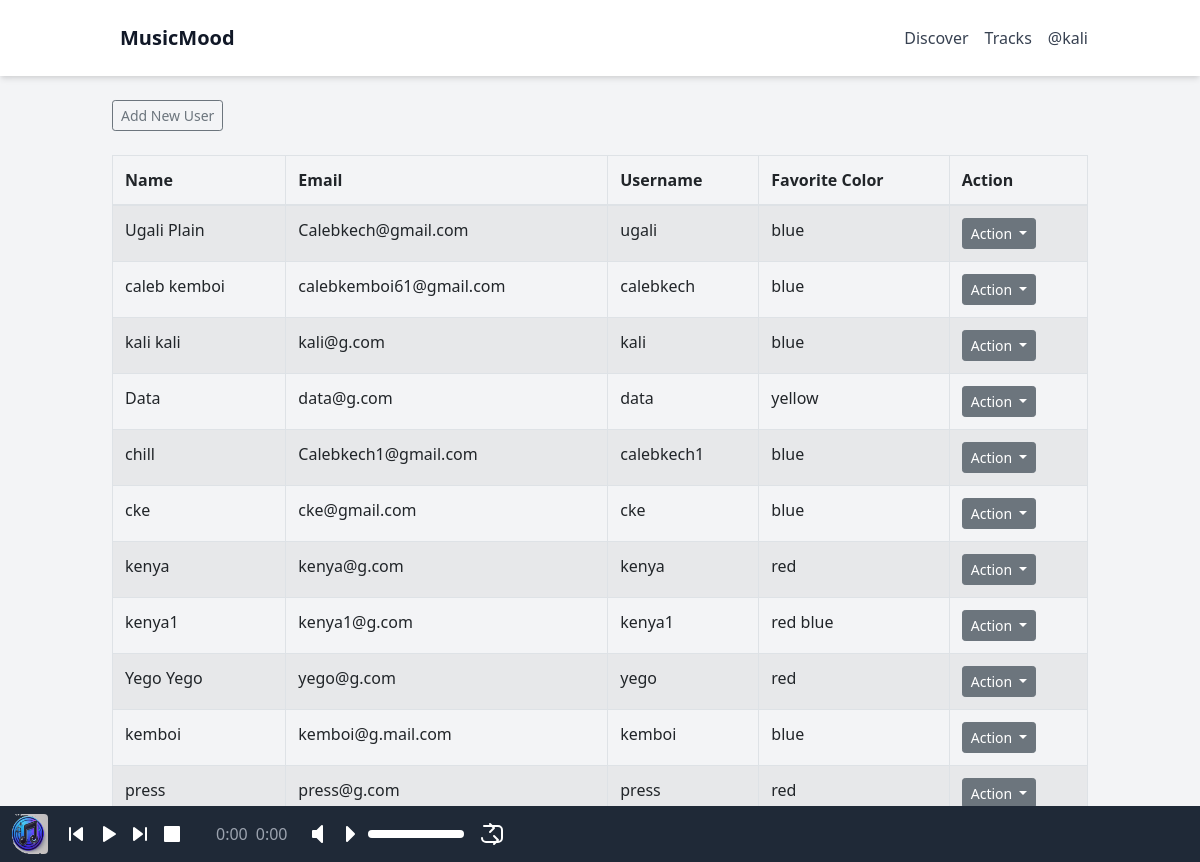
The app's page /user/user_list (signed in), older data.
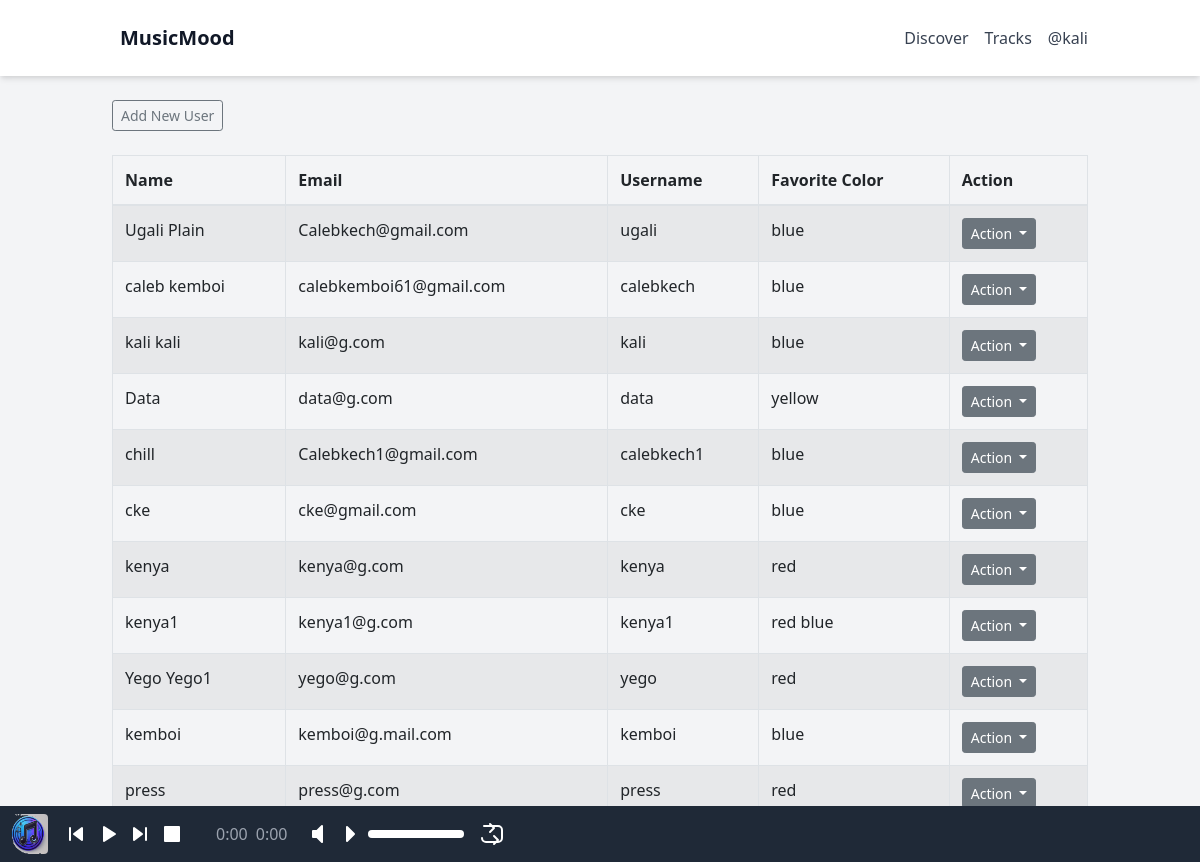
The same page, newer data.
### app/models.py (models this page shows, shortened)
class Users(db.Model, UserMixin):
    id = db.Column(db.String(36), primary_key=True, default=lambda: str(uuid.uuid4()))
    username = db.Column(db.String(20), nullable=False, unique=True)
    name = db.Column(db.String(200), nullable=False)
    email = db.Column(db.String(120), nullable=False, unique=True)
    favorite_color = db.Column(db.String(120))
    date_added = db.Column(db.DateTime, nullable=False, default=datetime.utcnow)
    profile_pic = db.Column(db.String(255), nullable=True)
    is_admin = db.Column(db.Boolean, default=False)
    is_creater = db.Column(db.Boolean, default=False)
    playlists = db.relationship('Playlist', back_populates='user', cascade='all, delete-orphan')
    password_hash = db.Column(db.String(256))

### app/routes.py (the view)
@main.route('/user/user_list')
@login_required
@admin_required
def users():
    users = Users.query.order_by(Users.date_added).all()
    return render_template("user_list.html", users=users)

### app/__init__.py (called while the page is built)
def create_app():
    app = Flask(__name__)
    app.config.from_object(Config)
    db.init_app(app)
    migrate = Migrate(app, db)
    from .routes import main
    from .auth import auth  # Import the auth Blueprint
    app.register_blueprint(main)
    app.register_blueprint(auth, url_prefix='/auth')  # Register the auth Blueprint with a URL prefix
    login_manager = LoginManager()
    login_manager.init_app(app)
    login_manager.login_view = 'auth.login'
    @login_manager.user_loader
    def load_user(user_id):
        return Users.query.get(str(user_id))
    @app.errorhandler(404)
    def page_not_found(e):
        return render_template('404.html'), 404
    return app

### app/routes.py (called while the page is built)
def admin_required(f):
    @wraps(f)
    def decorated_function(*args, **kwargs):
        if not current_user.is_authenticated or not current_user.is_admin:
            flash('Page does not exits.', 'danger')
            return redirect(url_for('main.index'))
        return f(*args, **kwargs)
    return decorated_function

### app/templates/user_list.html (shortened to what this page needs)
{% extends "base.html" %}
{% block content %}
    <div>
        <a class="btn btn-outline-secondary btn-sm" href="/user/add" role="button">Add New User</a>
    </div>
    <br>
    <table class="table table-hover table-bordered table-striped">
        <thead class="table-group-divider">
            <tr>
                <th scope="col">Name</th>
                <th scope="col">Email</th>
                <th scope="col">Username</th>
                <th scope="col">Favorite Color</th>
                <th scope="col">Action</th>
            </tr>
        </thead>
        <tbody>
            {% for user in users %}
            <tr>
                <td>{{ user.name }}</td>
                <td>{{ user.email }}</td>
                <td>{{ user.username }}</td>
                <td>{{ user.favorite_color }}</td>
                <td>
                    <div class="dropdown">
                        <button class="btn btn-secondary dropdown-toggle btn-sm" type="button" id="dropdownMenuButton{{ user.id }}" data-bs-toggle="dropdown" aria-expanded="false">
                            Action
                        </button>
                    </div>
                </td>
            </tr>
            {% endfor %}
        </tbody>
    </table>
{% endblock %}

Row changes from the older to the newer data that the page shows:
changed Users "yego@g.com": name "Yego Yego" → "Yego Yego1"
